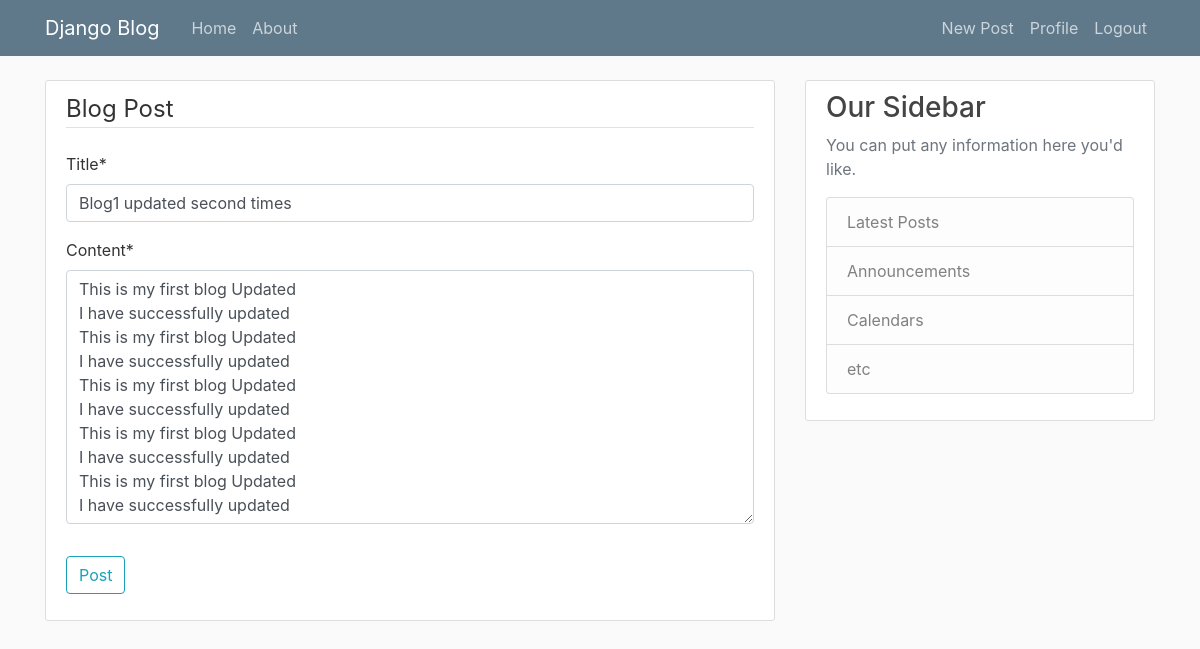
The app's page /post/1/update/ (signed in) with its own data.
### blog/models.py (models this page shows, shortened)
class Post(models.Model):
    title = models.CharField(max_length=100)
    content = models.TextField()
    date_posted = models.DateTimeField(default=timezone.now)
    author = models.ForeignKey(User, on_delete=models.CASCADE)

### blog/views.py (the view, shortened to what this page needs)
# urls.py: path('post/<int:pk>/update/', PostUpdateView.as_view(), name='post-update'),
class PostUpdateView(LoginRequiredMixin, UserPassesTestMixin, UpdateView):
    model = Post
    fields = ['title', 'content']
    def test_func(self):
        post = self.get_object()
        if self.request.user == post.author:
            return True
        return False

### blog/templates/blog/post_form.html (shortened to what this page needs)
{% extends "blog/base.html"%}
{% load crispy_forms_tags%}
{% block content%}
<div class="content-section">
    <form action="" method="POST">
        <fieldset class="form-group">
            <legend class="border-bottom mb-4">Blog Post</legend>
            {{form|crispy}}
        </fieldset>
        <div class="form-group">
            <button class="btn btn-outline-info" type="submit">Post</button>
        </div>
    </form>
</div>
{% endblock content %}

### blog/static/blog/main.css (style rules this page uses)
body { background: #fafafa; color: #333333; margin-top: 5rem; }
.content-section { background: #ffffff; padding: 10px 20px; border: 1px solid #dddddd; border-radius: 3px; margin-bottom: 20px; }

### records on screen
Post: title "Blog1 updated second times", content "This is my first blog Updated I have successfully updated This is my first blog Updated I have successfully updated This is my first blog Updated I have successfully updated This is my first blog Updated I have successfully updated This is my first blog Updated I have successfully updated"
